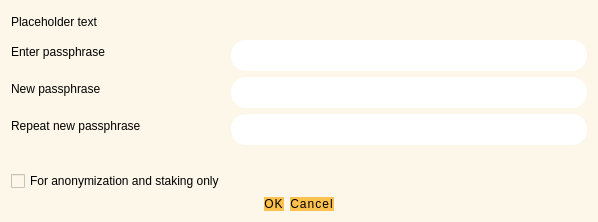
<?xml version="1.0" encoding="UTF-8"?>
<ui version="4.0">
 <class>AskPassphraseDialog</class>
 <widget class="QDialog" name="AskPassphraseDialog">
  <property name="geometry">
   <rect>
    <x>0</x>
    <y>0</y>
    <width>598</width>
    <height>222</height>
   </rect>
  </property>
  <property name="sizePolicy">
   <sizepolicy hsizetype="Preferred" vsizetype="Minimum">
    <horstretch>0</horstretch>
    <verstretch>0</verstretch>
   </sizepolicy>
  </property>
  <property name="minimumSize">
   <size>
    <width>550</width>
    <height>0</height>
   </size>
  </property>
  <property name="windowTitle">
   <string>Passphrase Dialog</string>
  </property>
  <property name="styleSheet">
   <string notr="true">background: #fdf7ea;</string>
  </property>
  <layout class="QVBoxLayout" name="verticalLayout">
   <property name="sizeConstraint">
    <enum>QLayout::SetMinimumSize</enum>
   </property>
   <item>
    <widget class="QLabel" name="warningLabel">
     <property name="text">
      <string notr="true">Placeholder text</string>
     </property>
     <property name="textFormat">
      <enum>Qt::RichText</enum>
     </property>
     <property name="wordWrap">
      <bool>true</bool>
     </property>
    </widget>
   </item>
   <item>
    <layout class="QFormLayout" name="formLayout">
     <property name="sizeConstraint">
      <enum>QLayout::SetMinimumSize</enum>
     </property>
     <property name="fieldGrowthPolicy">
      <enum>QFormLayout::AllNonFixedFieldsGrow</enum>
     </property>
     <item row="0" column="0">
      <widget class="QLabel" name="passLabel1">
       <property name="text">
        <string>Enter passphrase</string>
       </property>
      </widget>
     </item>
     <item row="0" column="1">
      <widget class="QLineEdit" name="passEdit1">
       <property name="styleSheet">
        <string notr="true">QValidatedLineEdit,
QLineEdit,
QTextEdit {
  font-size: 12px;
  min-height: 25px;
  outline: 0;
  padding: 3px;
  border: 1px;
  color: #333;
 background-color: #ffffff;
  border-radius: 15px;
}

QValidatedLineEdit: !focus {
  color: #333;
  background-color: #e7e7e7;
}

QLineEdit: !focus {
  color: #333;
  background-color: #e7e7e7;
}

QTextEdit: !focus {
  color: #333;
  background-color: #e7e7e7;
}

/* .QValidatedLineEdit:checked, .QLineEdit:checked */

QValidatedLineEdit:disabled,
.QLineEdit:disabled,
.QTextEdit:disabled {
  color: #333;
  background-color: #f2f2f2;
}

.QPlainTextEdit {
  background-color: #f2f2f2;
}</string>
       </property>
       <property name="echoMode">
        <enum>QLineEdit::Password</enum>
       </property>
      </widget>
     </item>
     <item row="1" column="0">
      <widget class="QLabel" name="passLabel2">
       <property name="text">
        <string>New passphrase</string>
       </property>
      </widget>
     </item>
     <item row="1" column="1">
      <widget class="QLineEdit" name="passEdit2">
       <property name="styleSheet">
        <string notr="true">QValidatedLineEdit,
QLineEdit,
QTextEdit {
  font-size: 12px;
  min-height: 25px;
  outline: 0;
  padding: 3px;
  border: 1px;
  color: #333;
 background-color: #ffffff;
  border-radius: 15px;
}

QValidatedLineEdit: !focus {
  color: #333;
  background-color: #e7e7e7;
}

QLineEdit: !focus {
  color: #333;
  background-color: #e7e7e7;
}

QTextEdit: !focus {
  color: #333;
  background-color: #e7e7e7;
}

/* .QValidatedLineEdit:checked, .QLineEdit:checked */

QValidatedLineEdit:disabled,
.QLineEdit:disabled,
.QTextEdit:disabled {
  color: #333;
  background-color: #f2f2f2;
}

.QPlainTextEdit {
  background-color: #f2f2f2;
}</string>
       </property>
       <property name="echoMode">
        <enum>QLineEdit::Password</enum>
       </property>
      </widget>
     </item>
     <item row="2" column="0">
      <widget class="QLabel" name="passLabel3">
       <property name="text">
        <string>Repeat new passphrase</string>
       </property>
      </widget>
     </item>
     <item row="2" column="1">
      <widget class="QLineEdit" name="passEdit3">
       <property name="styleSheet">
        <string notr="true">QValidatedLineEdit,
QLineEdit,
QTextEdit {
  font-size: 12px;
  min-height: 25px;
  outline: 0;
  padding: 3px;
  border: 1px;
  color: #333;
 background-color: #ffffff;
  border-radius: 15px;
}

QValidatedLineEdit: !focus {
  color: #333;
  background-color: #e7e7e7;
}

QLineEdit: !focus {
  color: #333;
  background-color: #e7e7e7;
}

QTextEdit: !focus {
  color: #333;
  background-color: #e7e7e7;
}

/* .QValidatedLineEdit:checked, .QLineEdit:checked */

QValidatedLineEdit:disabled,
.QLineEdit:disabled,
.QTextEdit:disabled {
  color: #333;
  background-color: #f2f2f2;
}

.QPlainTextEdit {
  background-color: #f2f2f2;
}</string>
       </property>
       <property name="echoMode">
        <enum>QLineEdit::Password</enum>
       </property>
      </widget>
     </item>
     <item row="3" column="1">
      <widget class="QLabel" name="capsLabel">
       <property name="font">
        <font>
         <weight>75</weight>
         <bold>true</bold>
        </font>
       </property>
       <property name="text">
        <string/>
       </property>
       <property name="alignment">
        <set>Qt::AlignCenter</set>
       </property>
      </widget>
     </item>
     <item row="4" column="0">
      <widget class="QCheckBox" name="anonymizationCheckBox">
       <property name="enabled">
        <bool>true</bool>
       </property>
       <property name="visible">
        <bool>false</bool>
       </property>
       <property name="toolTip">
        <string>Serves to disable the trivial sendmoney when OS account compromised. Provides no real security.</string>
       </property>
       <property name="text">
        <string>For anonymization and staking only</string>
       </property>
      </widget>
     </item>
    </layout>
   </item>
   <item alignment="Qt::AlignHCenter">
    <widget class="QDialogButtonBox" name="buttonBox">
     <property name="styleSheet">
      <string notr="true">QPushButton {
  /* Global Button Style */
  background-color: #fdc14f;
  padding: 0.85em 2em;
  letter-spacing: 1px;
  color: #000000;
  font-size: 12px;
  border-radius: 20px;
}
QPushButton:hover {
  background-color: #fb9803;
}
QPushButton:focus {
  border: none;
  outline: none;
}
QPushButton:pressed {
  border: 1px solid #ff7300;
}</string>
     </property>
     <property name="orientation">
      <enum>Qt::Horizontal</enum>
     </property>
     <property name="standardButtons">
      <set>QDialogButtonBox::Cancel|QDialogButtonBox::Ok</set>
     </property>
    </widget>
   </item>
  </layout>
 </widget>
 <resources/>
 <connections>
  <connection>
   <sender>buttonBox</sender>
   <signal>accepted()</signal>
   <receiver>AskPassphraseDialog</receiver>
   <slot>accept()</slot>
   <hints>
    <hint type="sourcelabel">
     <x>20</x>
     <y>20</y>
    </hint>
    <hint type="destinationlabel">
     <x>20</x>
     <y>20</y>
    </hint>
   </hints>
  </connection>
  <connection>
   <sender>buttonBox</sender>
   <signal>rejected()</signal>
   <receiver>AskPassphraseDialog</receiver>
   <slot>reject()</slot>
   <hints>
    <hint type="sourcelabel">
     <x>20</x>
     <y>20</y>
    </hint>
    <hint type="destinationlabel">
     <x>20</x>
     <y>20</y>
    </hint>
   </hints>
  </connection>
 </connections>
</ui>
